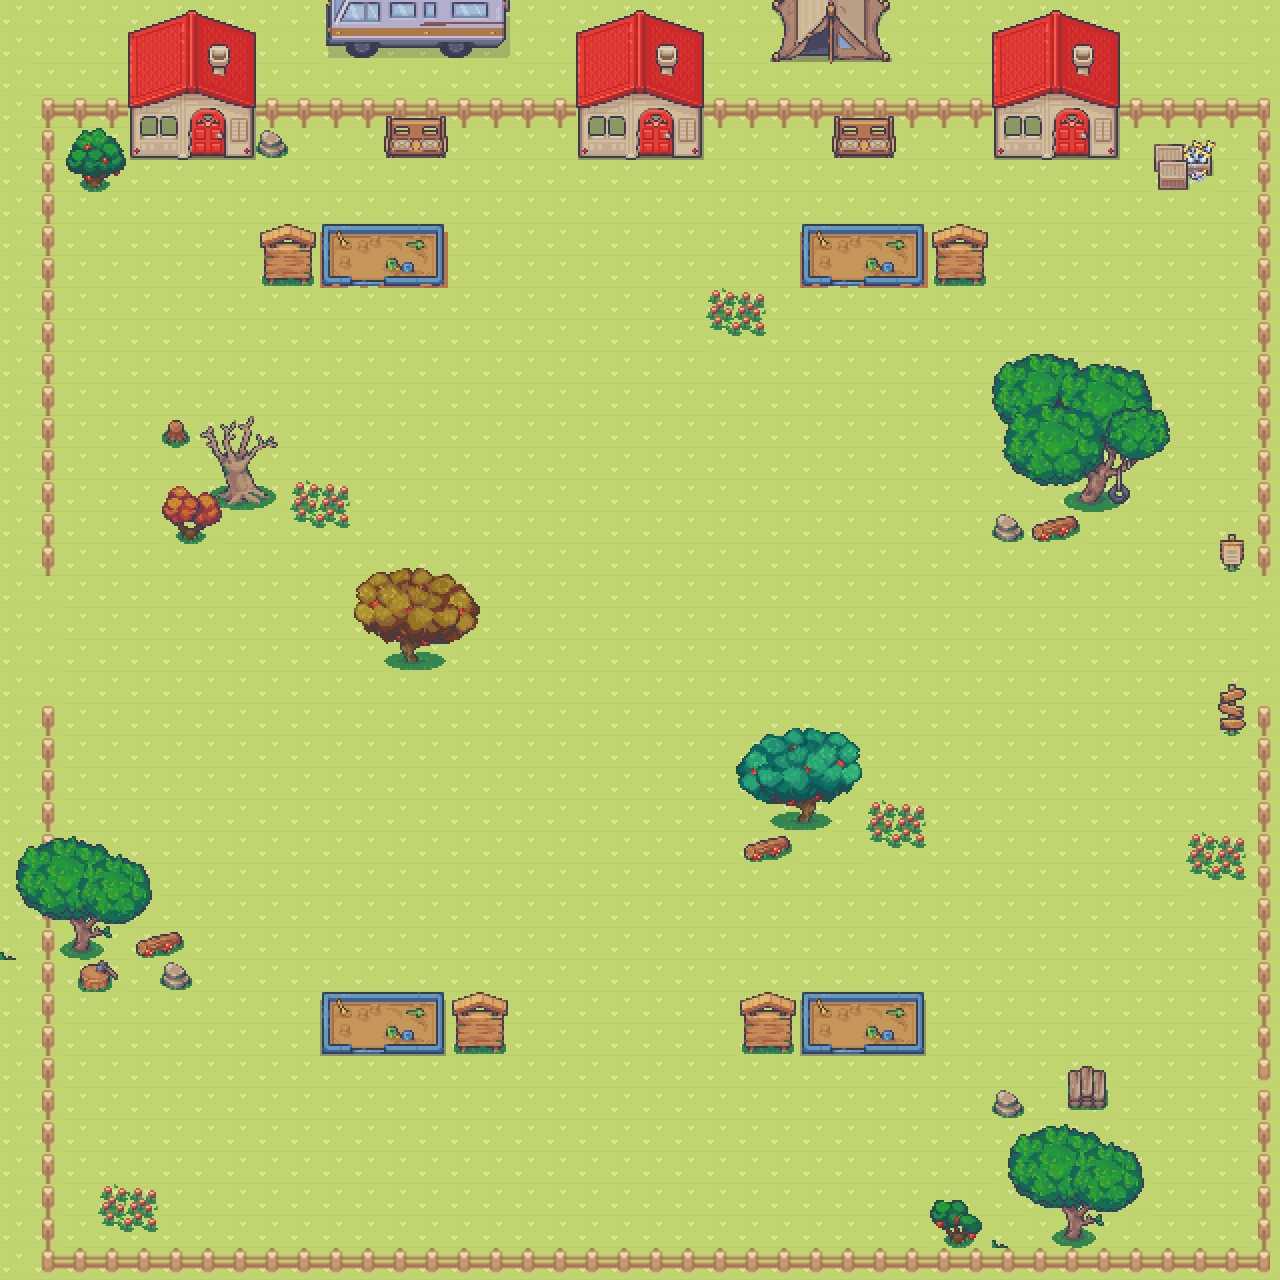

Tiled map render using the project's own tile images. Description and the map definition, with tile-layer contents summarised, below:
An orthogonal 40x40 tile map with 32x32 px tiles, 4 tile layers (Block, Floor, House, Tree), 4 tilesets and 20 objects (GoodChicken10, GoodChicken9, GoodChicken8, GoodChicken7, GoodChicken6, ...).

<map version="1.10" tiledversion="1.10.2" orientation="orthogonal" renderorder="right-down" width="40" height="40" tilewidth="32" tileheight="32" infinite="0" nextlayerid="15" nextobjectid="35">
 <editorsettings>
  <export target="BaileyChickenFactory.tmj" format="json" />
 </editorsettings>
 <tileset firstgid="1" name="Grass" tilewidth="32" tileheight="32" tilecount="63" columns="9">
  <image source="Grass.png" width="315" height="224" />
 </tileset>
 <tileset firstgid="64" name="7_Villas_32x32" tilewidth="32" tileheight="32" tilecount="1824" columns="32">
  <image source="7_Villas_32x32.png" width="1024" height="1824" />
 </tileset>
 <tileset firstgid="1888" name="Fences" tilewidth="32" tileheight="32" tilecount="16" columns="4">
  <image source="Fences.png" width="128" height="128" />
 </tileset>
 <tileset firstgid="1904" name="11_Camping_32x32" tilewidth="32" tileheight="32" tilecount="5408" columns="32">
  <image source="11_Camping_32x32.png" width="1024" height="5408" />
 </tileset>
 <layer id="12" name="Block" width="40" height="40">
  <data>[1600 cells, 402 non-empty, 1 distinct tile ids]</data>
 </layer>
 <objectgroup id="13" name="objectLayer1">
  <object id="11" name="GoodChicken10" x="222.344" y="304.061">
   <point />
  </object>
  <object id="12" name="GoodChicken9" x="545.409" y="511.202">
   <point />
  </object>
  <object id="13" name="GoodChicken8" x="446.589" y="404.781">
   <point />
  </object>
  <object id="14" name="GoodChicken7" x="193.839" y="716.443">
   <point />
  </object>
  <object id="15" name="GoodChicken6" x="579.615" y="881.775">
   <point />
  </object>
  <object id="16" name="GoodChicken5" x="229.945" y="1163.03">
   <point />
  </object>
  <object id="17" name="GoodChicken4" x="629.025" y="693.638">
   <point />
  </object>
  <object id="18" name="GoodChicken3" x="988.202" y="917.883">
   <point />
  </object>
  <object id="19" name="GoodChicken2" x="1202.94" y="387.677">
   <point />
  </object>
  <object id="20" name="GoodChicken1" x="919.785" y="364.873">
   <point />
  </object>
 </objectgroup>
 <objectgroup id="14" name="objectLayer2">
  <object id="21" name="BadChicken10" x="619.523" y="1083.22">
   <point />
  </object>
  <object id="22" name="BadChicken9" x="423.784" y="1176.33">
   <point />
  </object>
  <object id="23" name="BadChicken8" x="296.459" y="876.075">
   <point />
  </object>
  <object id="24" name="BadChicken7" x="868.473" y="613.822">
   <point />
  </object>
  <object id="25" name="BadChicken6" x="670.834" y="395.279">
   <point />
  </object>
  <object id="26" name="BadChicken5" x="210.942" y="355.371">
   <point />
  </object>
  <object id="27" name="BadChicken4" x="1149.73" y="1031.91">
   <point />
  </object>
  <object id="28" name="BadChicken3" x="744.949" y="191.938">
   <point />
  </object>
  <object id="29" name="BadChicken2" x="1208.64" y="440.888">
   <point />
  </object>
  <object id="30" name="BadChicken1" x="146.329" y="315.463">
   <point />
  </object>
 </objectgroup>
 <layer id="4" name="Floor" width="40" height="40">
  <data>[1600 cells, 1600 non-empty, 1 distinct tile ids]</data>
 </layer>
 <layer id="9" name="House" width="40" height="40">
  <data>[1600 cells, 292 non-empty, 100 distinct tile ids]</data>
 </layer>
 <layer id="10" name="Tree" width="40" height="40">
  <data>[1600 cells, 140 non-empty, 100 distinct tile ids]</data>
 </layer>
</map>
